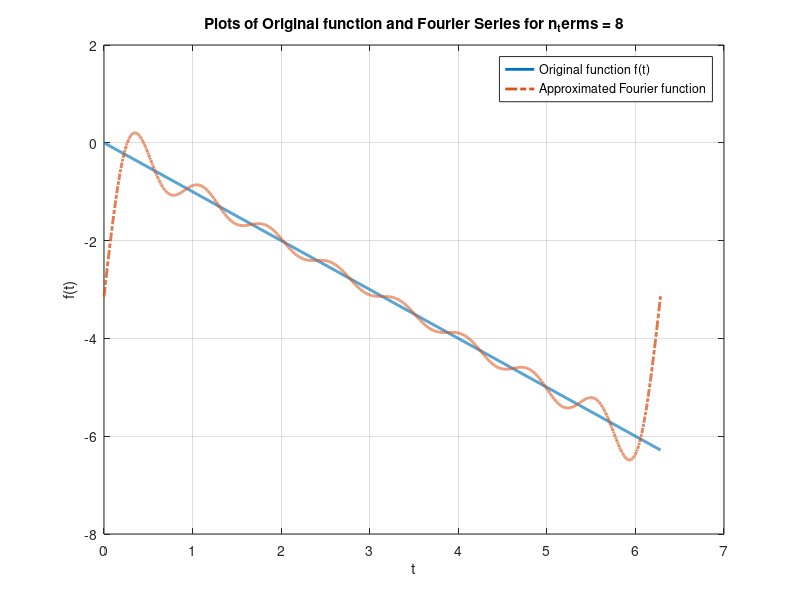

Write the MATLAB code that produced this figure.
% FOURIER COEFFICIENTS PROGRAM 

% Mfile name
%       f_coeff_final.m

function f_coeff_final()
clc
clear
close all
clear all

%  Clearing all data, variable names, and files from any other source 
%  and clearing the command window after each successive run of the
%  program

% Revised:
% JULY 01, 2009

% Author
% Dr. Duc Nguyen and Subhash Kadiam

% Keywords
%       Fourier Coefficients
%       Fourier Series
       


% Purpose
% Fourier Coefficient Program

% Displays title information

disp(sprintf('\n\nFOURIER COEFFICIENTS PROGRAM'))
disp(sprintf('Old Dominion University'))
disp(sprintf('United States of America'))
disp(sprintf('dnguyen@odu.edu\n'))
disp('NOTE: This worksheet demonstrates the use of Matlab to illustrate ')
disp('Fourier Coefficients Program')

% Calls function inputdata - user provides input data
inputdata;

% Calls function coeff - calculates coefficients a0, a1.....an, b1.....bn
coeff;

end

%%
% User provide input data here.

function [] = inputdata();
global n t1 ft1 ft11 t2 ft2 ft22 t3 ft3 ft33 t4 f4 t5 f5 nterms_ak

% Within each segment, we use 1000 points in order to produce a smooth plot.
n = 1000;

% nterms_ak : represents number of fourier coefficients ak and bk.
nterms_ak = 8;

% In this program, the given periodic function f(t) will be approximated by
% Fourier (sine and cosine) series. The program will compute the fourier
% coefficients a0, a1......a8 (assuming n_terms = 8, since it is unneccessary 
% to use more fourier terms ), b1........b8.
% The original function and the approximated fourier function are plotted
% for comparison purpose. Also all the fourier coefficients are also
% printed.

% The function provided by the user can have from "1" upto "4" segments.
% The user only has to define the following parameters.

% nsegment = ?
% Lower and upper time integration limit for each segment = ?
% Define the corresponding function = ?

% The following worksheet provides four examples for which the given
% function can be defined by 1,2,3 and 4 segments, respectively.


% with each segment represented in the given fashion:
% t(i)_start : Lower limit of time, for segment "i"
% t(i)_end : Upper limit of time, for segment "i" 
% ft(i) : User defined function in segment "i".
% where i = 1,2....nsegment.

nsegment = 1;                                                % USER DEFINED

% NOTE : Depending on the user's input value for nsegment, he/she "ONLY" has
% to modify the data shown in segment 1, or segment 2, or segment 3, or
% segment 4.

%Segment 1
if (nsegment == 1)
t1_start = 0;                                                % USER DEFINED
t1_end = 2*pi;                                               % USER DEFINED
t1 = [t1_start:(1/n):t1_end];
ft1 = -t1;                                                   % USER DEFINED
ft11 = (ft1 + zeros(size(t1)));

t5 = [t1];
f5 = [ft11];

end

%Segment 2
if (nsegment == 2)
t1_start = 0;                                                % USER DEFINED
t1_end = pi;                                                 % USER DEFINED

t2_start = pi;                                               % USER DEFINED
t2_end = 2*pi;                                               % USER DEFINED

t1 = [t1_start:(1/n):t1_end];
ft1 =  t1;                                                   % USER DEFINED
ft11 = (ft1 + zeros(size(t1)));

t2 = [t2_start:(1/n):t2_end];
ft2 = pi;                                                    % USER DEFINED
ft22 = (ft2 + zeros(size(t2)));

t5 = [t1 t2];
f5 = [ft11 ft22];
end

%Segment 3
if (nsegment == 3)
t1_start = -pi;                                              % USER DEFINED
t1_end = -pi/2;                                              % USER DEFINED

t2_start = -pi/2;                                            % USER DEFINED
t2_end = pi/2;                                               % USER DEFINED

t3_start = pi/2;                                             % USER DEFINED
t3_end = pi;                                                 % USER DEFINED


t1 = [t1_start:(1/n):t1_end];
ft1 = -pi/2;                                                 % USER DEFINED
ft11 = (ft1 + zeros(size(t1)));

t2 = [t2_start:(1/n):t2_end];
ft2 = -t2;                                                   % USER DEFINED
ft22 = (ft2 + zeros(size(t2)));

t3 = [t3_start:(pi/n):t3_end];
ft3 = -pi/2;                                                 % USER DEFINED
ft33 = (ft3 + zeros(size(t3)));

t5 = [t1 t2 t3];
f5 = [ft11 ft22 ft33];

end
 
%Segment 4
if (nsegment == 4)
t1_start = -2;                                               % USER DEFINED
t1_end = -1;                                                 % USER DEFINED

t2_start = -1;                                               % USER DEFINED
t2_end = 0;                                                  % USER DEFINED

t3_start = 0;                                                % USER DEFINED
t3_end = 1;                                                  % USER DEFINED

t4_start = 1;                                                % USER DEFINED
t4_end = 2;                                                  % USER DEFINED


t1 = [t1_start:(1/n):t1_end];
ft1 = 1;                                                     % USER DEFINED
ft11 = (ft1 + zeros(size(t1)));

t2 = [t2_start:(1/n):t2_end];
ft2 = -1;                                                    % USER DEFINED
ft22 = (ft2 + zeros(size(t2)));

t3 = [t3_start:(pi/n):t3_end];
ft3 = 1;                                                     % USER DEFINED
ft33 = (ft3 + zeros(size(t3)));

t4 = [t4_start:(pi/n):t4_end];
ft4 = -1;                                                    % USER DEFINED
ft44 = (ft4 + zeros(size(t4)));


t5 = [t1 t2 t3 t4];
f5 = [ft11 ft22 ft33 ft44];

end

%t5 gathers all the time interval in to single vector
%f5 holds the function corresponding to the time interval "t"

disp(sprintf('\n\n********************************************Input Data**********************************************'))
disp(sprintf('         In this simulation, we assume the given periodic function is splitted into 1- 4 segments           ')) 
disp(sprintf('                        t(i)_start : Lower limit of time, for segment "i"                                   '))
disp(sprintf('                        t(i)_end : Upper limit of time, for segment "i"                                     '))
disp(sprintf('                        ft(i) : User defined function in segment "i".                                       '))
disp(sprintf('                                where i = 1,2....nsegment.                                                   ')) 


format short g

disp(sprintf('\n-----------------------------------------------------------------\n'))
disp(sprintf('\n   In this simulation, we internally set the value of parameter nterms_ak = 8   \n'))
disp(sprintf('\n-----------------------------------------------------------------'))
end

%%
% calculates coefficients a0, a1.....an, b1.....bn
function [] = coeff()
global t5 f5 nterms_ak

% t5_first stores the first value of the total integration
t5_first = t5(1);

% t5_last stores the last value of the total integration 
t5_last = t5(length(t5));

p_value = ((t5_last - t5_first)/2);

% Calculates period
period = 2 * pi;

% Calculates Angular Frequency
angfreq = 2 * pi / period;

% calculation of a0
disp(sprintf('     Fourier Coefficient for "a0" is:           '))
a0 =  trapz(t5,f5) / (2*pi)

% %Initializing angular frequency
% angfreq = zeros(nterms_ak,1);
% 
% for i = 1:nterms_ak
%     angfreq(i) = i;
% end

% calculation of ak and bk

% Initializing "a" and "b" vectors 
a = zeros(nterms_ak,1);
b = zeros(nterms_ak,1);

for i = 1:nterms_ak
    
        theta = i*pi.*t5./p_value;
        c_value = cos(theta);
        s_value = sin(theta);
        a_value = c_value.*f5;
        b_value = s_value.*f5;
        a(i) = (trapz(t5,a_value))/p_value;
        b(i) = (trapz(t5,b_value))/p_value;
end

disp(sprintf('     Fourier Coefficients for a1,a2...........a8 are as follows:           ')) 
    a
disp(sprintf('     Fourier Coefficients for b1,b2...........b8 are as follows:           '))
    b

    f_ft = (a0)*ones(size(t5));
    
    
    % calculates final fourier series
    
    for i = 1:nterms_ak
        f_ft = f_ft + (a(i).*cos(i*pi.*t5./p_value)) +  (b(i).*sin(i*pi.*t5./p_value));
    end
    
    figure;
    plot(t5,f5,'LineWidth',2);
    hold on;
    plot(t5,f_ft,'-.','LineWidth',2);
    grid on
    title('Plots of Original function and Fourier Series for n_terms = 8');
    xlabel('t');
    ylabel('f(t)');
    legend('Original function f(t)', 'Approximated Fourier function');
    
disp('The figure shows the plots of both Original function and the approximated function from the Fourier series ') 
disp('The continuous blue line "-" represents the Original function and the discontinuous blue line "-. " ')
disp('represents the approximated Fourier series. ')
end
